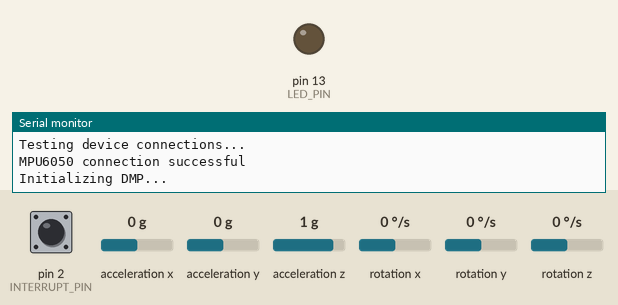
A sketch run on a simulated Arduino Leonardo, built with avr-gcc and run on an emulated ATmega32U4. On the bench: output pins drawn as LEDs (lit = HIGH), the last lines printed to the serial monitor. Dashed ring = blinking. The inputs (shaded band) are chosen by the test bench; at power-on: rotation z 0 °/s, acceleration z 1 g, acceleration y 0 g, pin 2 (INTERRUPT_PIN) LOW, acceleration x 0 g, rotation x 0 °/s, rotation y 0 °/s. The sensor or clock chip raises its interrupt line as the real part does.

Above: at 0.1 s.
At 1.7 s:
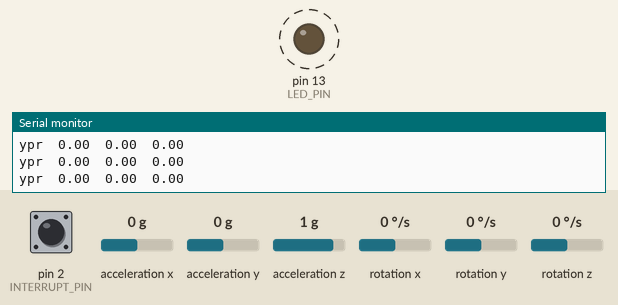
1.8 s: rotation z set to -100 °/s
4.8 s: rotation z set to 192 °/s
7.8 s: acceleration z set to -1.4 g
10.8 s: acceleration y set to -0.8 g
Timing chart, 0 to 14.8 s (numbered marks = the images above; inputs shaded):
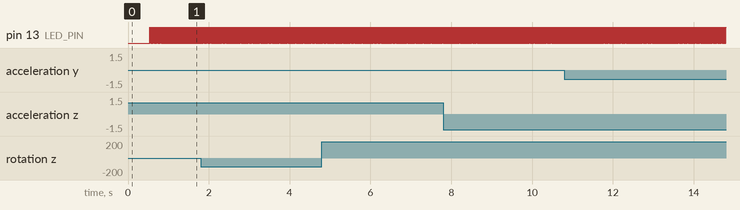

The sketch:

MPU6050_DMP6.ino
```cpp
// I2C device class (I2Cdev) demonstration Arduino sketch for MPU6050 class using DMP (MotionApps v2.0)
// 6/21/2012 by Jeff Rowberg <jeff@rowberg.net>
// Updates should (hopefully) always be available at https://github.com/jrowberg/i2cdevlib
//
// Changelog:
//      2013-05-08 - added seamless Fastwire support
//                 - added note about gyro calibration
//      2012-06-21 - added note about Arduino 1.0.1 + Leonardo compatibility error
//      2012-06-20 - improved FIFO overflow handling and simplified read process
//      2012-06-19 - completely rearranged DMP initialization code and simplification
//      2012-06-13 - pull gyro and accel data from FIFO packet instead of reading directly
//      2012-06-09 - fix broken FIFO read sequence and change interrupt detection to RISING
//      2012-06-05 - add gravity-compensated initial reference frame acceleration output
//                 - add 3D math helper file to DMP6 example sketch
//                 - add Euler output and Yaw/Pitch/Roll output formats
//      2012-06-04 - remove accel offset clearing for better results (thanks Sungon Lee)
//      2012-06-01 - fixed gyro sensitivity to be 2000 deg/sec instead of 250
//      2012-05-30 - basic DMP initialization working

/* ============================================
I2Cdev device library code is placed under the MIT license
Copyright (c) 2012 Jeff Rowberg

Permission is hereby granted, free of charge, to any person obtaining a copy
of this software and associated documentation files (the "Software"), to deal
in the Software without restriction, including without limitation the rights
to use, copy, modify, merge, publish, distribute, sublicense, and/or sell
copies of the Software, and to permit persons to whom the Software is
furnished to do so, subject to the following conditions:

The above copyright notice and this permission notice shall be included in
all copies or substantial portions of the Software.

THE SOFTWARE IS PROVIDED "AS IS", WITHOUT WARRANTY OF ANY KIND, EXPRESS OR
IMPLIED, INCLUDING BUT NOT LIMITED TO THE WARRANTIES OF MERCHANTABILITY,
FITNESS FOR A PARTICULAR PURPOSE AND NONINFRINGEMENT. IN NO EVENT SHALL THE
AUTHORS OR COPYRIGHT HOLDERS BE LIABLE FOR ANY CLAIM, DAMAGES OR OTHER
LIABILITY, WHETHER IN AN ACTION OF CONTRACT, TORT OR OTHERWISE, ARISING FROM,
OUT OF OR IN CONNECTION WITH THE SOFTWARE OR THE USE OR OTHER DEALINGS IN
THE SOFTWARE.
===============================================
*/


#include <SoftwareSerial.h>
SoftwareSerial mySerial(9, 8); // RX, TX
String command;
int t = 100;

// I2Cdev and MPU6050 must be installed as libraries, or else the .cpp/.h files
// for both classes must be in the include path of your project
#include<I2Cdev.h>

#include<MPU6050_6Axis_MotionApps20.h>
//#include "MPU6050.h" // not necessary if using MotionApps include file

// Arduino Wire library is required if I2Cdev I2CDEV_ARDUINO_WIRE implementation
// is used in I2Cdev.h
#if I2CDEV_IMPLEMENTATION == I2CDEV_ARDUINO_WIRE
    #include<Wire.h>
#endif

// class default I2C address is 0x68
// specific I2C addresses may be passed as a parameter here
// AD0 low = 0x68 (default for SparkFun breakout and InvenSense evaluation board)
// AD0 high = 0x69
MPU6050 mpu;
//MPU6050 mpu(0x69); // <-- use for AD0 high

/* =========================================================================
   NOTE: In addition to connection 3.3v, GND, SDA, and SCL, this sketch
   depends on the MPU-6050's INT pin being connected to the Arduino's
   external interrupt #0 pin. On the Arduino Uno and Mega 2560, this is
   digital I/O pin 2.
 * ========================================================================= */

/* =========================================================================
   NOTE: Arduino v1.0.1 with the Leonardo board generates a compile error
   when using Serial.write(buf, len). The Teapot output uses this method.
   The solution requires a modification to the Arduino USBAPI.h file, which
   is fortunately simple, but annoying. This will be fixed in the next IDE
   release. For more info, see these links:

   http://arduino.cc/forum/index.php/topic,109987.0.html
   http://code.google.com/p/arduino/issues/detail?id=958
 * ========================================================================= */


// uncomment "OUTPUT_READABLE_QUATERNION" if you want to see the actual
// quaternion components in a [w, x, y, z] format (not best for parsing
// on a remote host such as Processing or something though)
//#define OUTPUT_READABLE_QUATERNION

// uncomment "OUTPUT_READABLE_EULER" if you want to see Euler angles
// (in degrees) calculated from the quaternions coming from the FIFO.
// Note that Euler angles suffer from gimbal lock (for more info, see
// http://en.wikipedia.org/wiki/Gimbal_lock)
//#define OUTPUT_READABLE_EULER

// uncomment "OUTPUT_READABLE_YAWPITCHROLL" if you want to see the yaw/
// pitch/roll angles (in degrees) calculated from the quaternions coming
// from the FIFO. Note this also requires gravity vector calculations.
// Also note that yaw/pitch/roll angles suffer from gimbal lock (for
// more info, see: http://en.wikipedia.org/wiki/Gimbal_lock)
#define OUTPUT_READABLE_YAWPITCHROLL

// uncomment "OUTPUT_READABLE_REALACCEL" if you want to see acceleration
// components with gravity removed. This acceleration reference frame is
// not compensated for orientation, so +X is always +X according to the
// sensor, just without the effects of gravity. If you want acceleration
// compensated for orientation, us OUTPUT_READABLE_WORLDACCEL instead.
//#define OUTPUT_READABLE_REALACCEL

// uncomment "OUTPUT_READABLE_WORLDACCEL" if you want to see acceleration
// components with gravity removed and adjusted for the world frame of
// reference (yaw is relative to initial orientation, since no magnetometer
// is present in this case). Could be quite handy in some cases.
//#define OUTPUT_READABLE_WORLDACCEL

// uncomment "OUTPUT_TEAPOT" if you want output that matches the
// format used for the InvenSense teapot demo
//#define OUTPUT_TEAPOT


#define INTERRUPT_PIN 2  // use pin 2 on Arduino Uno & most boards
#define LED_PIN 13 // (Arduino is 13, Teensy is 11, Teensy++ is 6)
bool blinkState = false;

// MPU control/status vars
bool dmpReady = false;  // set true if DMP init was successful
uint8_t mpuIntStatus;   // holds actual interrupt status byte from MPU
uint8_t devStatus;      // return status after each device operation (0 = success, !0 = error)
uint16_t packetSize;    // expected DMP packet size (default is 42 bytes)
uint16_t fifoCount;     // count of all bytes currently in FIFO
uint8_t fifoBuffer[64]; // FIFO storage buffer

// orientation/motion vars
Quaternion q;           // [w, x, y, z]         quaternion container
VectorInt16 aa;         // [x, y, z]            accel sensor measurements
VectorInt16 aaReal;     // [x, y, z]            gravity-free accel sensor measurements
VectorInt16 aaWorld;    // [x, y, z]            world-frame accel sensor measurements
VectorFloat gravity;    // [x, y, z]            gravity vector
float euler[3];         // [psi, theta, phi]    Euler angle container
float ypr[3];           // [yaw, pitch, roll]   yaw/pitch/roll container and gravity vector

// packet structure for InvenSense teapot demo
uint8_t teapotPacket[14] = { '$', 0x02, 0,0, 0,0, 0,0, 0,0, 0x00, 0x00, '\r', '\n' };


// ================================================================
// ===               INTERRUPT DETECTION ROUTINE                ===
// ================================================================

volatile bool mpuInterrupt = false;     // indicates whether MPU interrupt pin has gone high
void dmpDataReady() {
    mpuInterrupt = true;
}


// ================================================================
// ===                      INITIAL SETUP                       ===
// ================================================================

void setup() {
    // join I2C bus (I2Cdev library doesn't do this automatically)
    #if I2CDEV_IMPLEMENTATION == I2CDEV_ARDUINO_WIRE
        Wire.begin();
        //Wire.setClock(400000); // 400kHz I2C clock. Comment this line if having compilation difficulties
    #elif I2CDEV_IMPLEMENTATION == I2CDEV_BUILTIN_FASTWIRE
        Fastwire::setup(400, true);
    #endif

    // initialize serial communication
    // (115200 chosen because it is required for Teapot Demo output, but it's
    // really up to you depending on your project)
    Serial.begin(115200);
    while (!Serial); // wait for Leonardo enumeration, others continue immediately

    //Serial.println("Let's see if this works!");

    // The HC-06 defaults to 9600 according to the datasheet.
    mySerial.begin(9600);

    // NOTE: 8MHz or slower host processors, like the Teensy @ 3.3V or Arduino
    // Pro Mini running at 3.3V, cannot handle this baud rate reliably due to
    // the baud timing being too misaligned with processor ticks. You must use
    // 38400 or slower in these cases, or use some kind of external separate
    // crystal solution for the UART timer.

    // initialize device
    Serial.println(F("Initializing I2C devices..."));
    mpu.initialize();
    pinMode(INTERRUPT_PIN, INPUT);

    // verify connection
    Serial.println(F("Testing device connections..."));
    Serial.println(mpu.testConnection() ? F("MPU6050 connection successful") : F("MPU6050 connection failed"));

    // wait for ready, this is meant for receiving a character on the serial monitor
    /*Serial.println(F("\nSend any character to begin DMP programming and demo: "));
    while (Serial.available() && Serial.read()); // empty buffer
    while (!Serial.available());                 // wait for data
    while (Serial.available() && Serial.read()); // empty buffer again*/

    // load and configure the DMP
    Serial.println(F("Initializing DMP..."));
    devStatus = mpu.dmpInitialize();

    // supply your own gyro offsets here, scaled for min sensitivity
    mpu.setXGyroOffset(220);
    mpu.setYGyroOffset(76);
    mpu.setZGyroOffset(-85);
    mpu.setZAccelOffset(1788); // 1688 factory default for my test chip

    // make sure it worked (returns 0 if so)
    if (devStatus == 0) {
        // turn on the DMP, now that it's ready
        Serial.println(F("Enabling DMP..."));
        mpu.setDMPEnabled(true);

        // enable Arduino interrupt detection
        Serial.println(F("Enabling interrupt detection (Arduino external interrupt 0)..."));
        attachInterrupt(digitalPinToInterrupt(INTERRUPT_PIN), dmpDataReady, RISING);
        mpuIntStatus = mpu.getIntStatus();

        // set our DMP Ready flag so the main loop() function knows it's okay to use it
        Serial.println(F("DMP ready! Waiting for first interrupt..."));
        dmpReady = true;

        // get expected DMP packet size for later comparison
        packetSize = mpu.dmpGetFIFOPacketSize();
    } else {
        // ERROR!
        // 1 = initial memory load failed
        // 2 = DMP configuration updates failed
        // (if it's going to break, usually the code will be 1)
        Serial.print(F("DMP Initialization failed (code "));
        Serial.print(devStatus);
        Serial.println(F(")"));
    }

    // configure LED for output
    pinMode(LED_PIN, OUTPUT);
}


// ================================================================
// ===                    MAIN PROGRAM LOOP                     ===
// ================================================================

void loop() {
    // if programming failed, don't try to do anything
    if (!dmpReady) return;

    // wait for MPU interrupt or extra packet(s) available
    while (!mpuInterrupt && fifoCount < packetSize) {
        // other program behavior stuff here
        // .
        // .
        // .
        // if you are really paranoid you can frequently test in between other
        // stuff to see if mpuInterrupt is true, and if so, "break;" from the
        // while() loop to immediately process the MPU data
        // .
        // .
        // .
    }

    // reset interrupt flag and get INT_STATUS byte
    mpuInterrupt = false;
    mpuIntStatus = mpu.getIntStatus();

    // get current FIFO count
    fifoCount = mpu.getFIFOCount();

    // check for overflow (this should never happen unless our code is too inefficient)
    if ((mpuIntStatus & 0x10) || fifoCount == 1024) {
        // reset so we can continue cleanly
        mpu.resetFIFO();
        Serial.println(F("FIFO overflow!"));

    // otherwise, check for DMP data ready interrupt (this should happen frequently)
    } else if (mpuIntStatus & 0x02) {
        // wait for correct available data length, should be a VERY short wait
        while (fifoCount < packetSize) fifoCount = mpu.getFIFOCount();

        // read a packet from FIFO
        mpu.getFIFOBytes(fifoBuffer, packetSize);

        // track FIFO count here in case there is > 1 packet available
        // (this lets us immediately read more without waiting for an interrupt)
        fifoCount -= packetSize;

        #ifdef OUTPUT_READABLE_QUATERNION
            // display quaternion values in easy matrix form: w x y z
            mpu.dmpGetQuaternion(&q, fifoBuffer);
            Serial.print("quat\t");
            Serial.print(q.w);
            Serial.print("\t");
            Serial.print(q.x);
            Serial.print("\t");
            Serial.print(q.y);
            Serial.print("\t");
            Serial.println(q.z);
        #endif

        #ifdef OUTPUT_READABLE_EULER
            // display Euler angles in degrees
            mpu.dmpGetQuaternion(&q, fifoBuffer);
            mpu.dmpGetEuler(euler, &q);
            Serial.print("euler\t");
            Serial.print(euler[0] * 180/M_PI);
            Serial.print("\t");
            Serial.print(euler[1] * 180/M_PI);
            Serial.print("\t");
            Serial.println(euler[2] * 180/M_PI);
        #endif

        #ifdef OUTPUT_READABLE_YAWPITCHROLL
            // display Euler angles in degrees
            mpu.dmpGetQuaternion(&q, fifoBuffer);
            mpu.dmpGetGravity(&gravity, &q);
            mpu.dmpGetYawPitchRoll(ypr, &q, &gravity);
            Serial.print("ypr\t");
            Serial.print(ypr[0] * 180/M_PI);
            Serial.print("\t");
            Serial.print(ypr[1] * 180/M_PI);
            Serial.print("\t");
            Serial.println(ypr[2] * 180/M_PI);
        #endif

        #ifdef OUTPUT_READABLE_REALACCEL
            // display real acceleration, adjusted to remove gravity
            mpu.dmpGetQuaternion(&q, fifoBuffer);
            mpu.dmpGetAccel(&aa, fifoBuffer);
            mpu.dmpGetGravity(&gravity, &q);
            mpu.dmpGetLinearAccel(&aaReal, &aa, &gravity);
            Serial.print("areal\t");
            Serial.print(aaReal.x);
            Serial.print("\t");
            Serial.print(aaReal.y);
            Serial.print("\t");
            Serial.println(aaReal.z);
        #endif

        #ifdef OUTPUT_READABLE_WORLDACCEL
            // display initial world-frame acceleration, adjusted to remove gravity
            // and rotated based on known orientation from quaternion
            mpu.dmpGetQuaternion(&q, fifoBuffer);
            mpu.dmpGetAccel(&aa, fifoBuffer);
            mpu.dmpGetGravity(&gravity, &q);
            mpu.dmpGetLinearAccel(&aaReal, &aa, &gravity);
            mpu.dmpGetLinearAccelInWorld(&aaWorld, &aaReal, &q);
            Serial.print("aworld\t");
            Serial.print(aaWorld.x);
            Serial.print("\t");
            Serial.print(aaWorld.y);
            Serial.print("\t");
            Serial.println(aaWorld.z);
        #endif

        #ifdef OUTPUT_TEAPOT
            // display quaternion values in InvenSense Teapot demo format:
            teapotPacket[2] = fifoBuffer[0];
            teapotPacket[3] = fifoBuffer[1];
            teapotPacket[4] = fifoBuffer[4];
            teapotPacket[5] = fifoBuffer[5];
            teapotPacket[6] = fifoBuffer[8];
            teapotPacket[7] = fifoBuffer[9];
            teapotPacket[8] = fifoBuffer[12];
            teapotPacket[9] = fifoBuffer[13];
            Serial.write(teapotPacket, 14);
            teapotPacket[11]++; // packetCount, loops at 0xFF on purpose
        #endif

        // blink LED to indicate activity
        blinkState = !blinkState;
        digitalWrite(LED_PIN, blinkState);


      // Read device output if available.
      if (mySerial.available())
      {
        while(mySerial.available())
        { // While there is more to be read, keep reading.
          command += (char)mySerial.read();
        }
//        Serial.println(command);
        //mySerial.println(command);
        //mySerial.print("ypr\t");

        mySerial.print(ypr[0] * 180/M_PI);
        /*mySerial.print("\t");
        mySerial.print(ypr[1] * 180/M_PI);
        mySerial.print("\t");
        mySerial.println(ypr[2] * 180/M_PI);*/
     }
      command = ""; // No repeats, so reset!
//      delay(/);/

    }
}
```

Measured:
- by itself, pin 13 (LED_PIN): alternates HIGH for 0.01 s and LOW for 0.01 s
